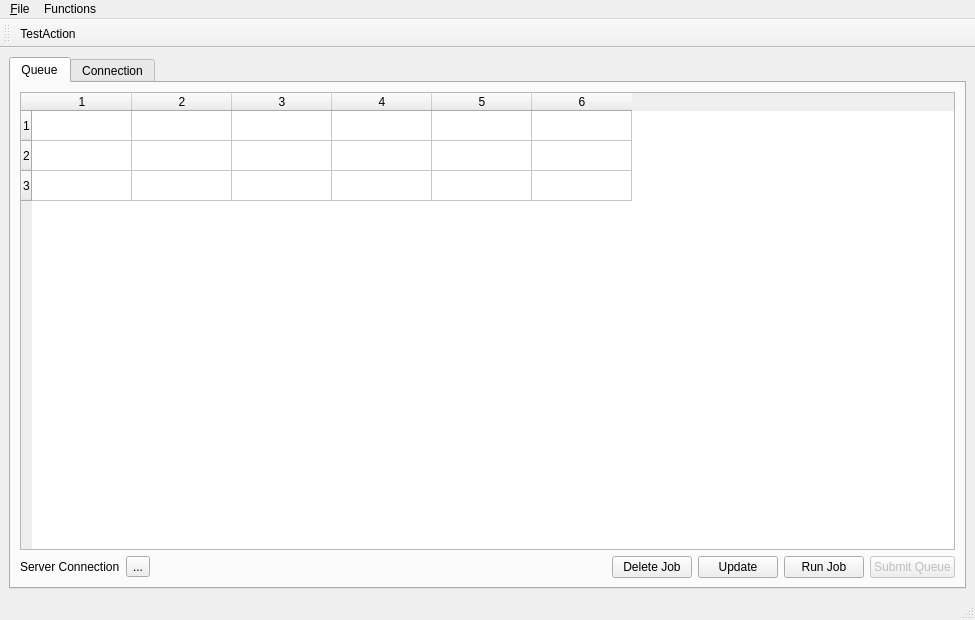
<?xml version="1.0" encoding="UTF-8"?>
<ui version="4.0">
 <class>MainWindow</class>
 <widget class="QMainWindow" name="MainWindow">
  <property name="geometry">
   <rect>
    <x>0</x>
    <y>0</y>
    <width>975</width>
    <height>620</height>
   </rect>
  </property>
  <property name="cursor">
   <cursorShape>ArrowCursor</cursorShape>
  </property>
  <property name="windowTitle">
   <string>DaQueue Administration</string>
  </property>
  <property name="windowIcon">
   <iconset>
    <normaloff>images/Retro Question Block.png</normaloff>images/Retro Question Block.png</iconset>
  </property>
  <property name="unifiedTitleAndToolBarOnMac">
   <bool>false</bool>
  </property>
  <widget class="QWidget" name="centralWidget">
   <layout class="QVBoxLayout" name="verticalLayout_4">
    <item>
     <widget class="QTabWidget" name="tabWidget">
      <property name="enabled">
       <bool>true</bool>
      </property>
      <property name="currentIndex">
       <number>0</number>
      </property>
      <widget class="QWidget" name="tab">
       <attribute name="title">
        <string>Queue</string>
       </attribute>
       <layout class="QGridLayout" name="gridLayout">
        <item row="0" column="0">
         <widget class="QSplitter" name="splitter">
          <property name="orientation">
           <enum>Qt::Vertical</enum>
          </property>
          <widget class="QWidget" name="layoutWidget">
           <layout class="QVBoxLayout" name="verticalLayout_2">
            <item>
             <widget class="CustomTable" name="taskTable">
              <property name="sizePolicy">
               <sizepolicy hsizetype="Expanding" vsizetype="MinimumExpanding">
                <horstretch>0</horstretch>
                <verstretch>0</verstretch>
               </sizepolicy>
              </property>
              <property name="contextMenuPolicy">
               <enum>Qt::DefaultContextMenu</enum>
              </property>
              <property name="editTriggers">
               <set>QAbstractItemView::AnyKeyPressed|QAbstractItemView::DoubleClicked|QAbstractItemView::EditKeyPressed</set>
              </property>
              <property name="gridStyle">
               <enum>Qt::SolidLine</enum>
              </property>
              <property name="rowCount">
               <number>3</number>
              </property>
              <property name="columnCount">
               <number>6</number>
              </property>
              <row/>
              <row/>
              <row/>
              <column/>
              <column/>
              <column/>
              <column/>
              <column/>
              <column/>
             </widget>
            </item>
            <item>
             <layout class="QHBoxLayout" name="horizontalLayout_2">
              <item>
               <widget class="QLabel" name="label_3">
                <property name="text">
                 <string>Server Connection</string>
                </property>
               </widget>
              </item>
              <item>
               <widget class="QToolButton" name="serverStatusBtn">
                <property name="text">
                 <string>...</string>
                </property>
               </widget>
              </item>
              <item>
               <spacer name="horizontalSpacer">
                <property name="orientation">
                 <enum>Qt::Horizontal</enum>
                </property>
                <property name="sizeHint" stdset="0">
                 <size>
                  <width>40</width>
                  <height>20</height>
                 </size>
                </property>
               </spacer>
              </item>
              <item>
               <widget class="QPushButton" name="deleteQueueRowBtn">
                <property name="maximumSize">
                 <size>
                  <width>100</width>
                  <height>16777215</height>
                 </size>
                </property>
                <property name="text">
                 <string>Delete Job</string>
                </property>
               </widget>
              </item>
              <item>
               <widget class="QPushButton" name="updateQueueBtn">
                <property name="maximumSize">
                 <size>
                  <width>100</width>
                  <height>16777215</height>
                 </size>
                </property>
                <property name="text">
                 <string>Update</string>
                </property>
               </widget>
              </item>
              <item>
               <widget class="QPushButton" name="runJobBtn">
                <property name="text">
                 <string>Run Job</string>
                </property>
               </widget>
              </item>
              <item>
               <widget class="QPushButton" name="submitQueueBtn">
                <property name="enabled">
                 <bool>false</bool>
                </property>
                <property name="maximumSize">
                 <size>
                  <width>100</width>
                  <height>16777215</height>
                 </size>
                </property>
                <property name="text">
                 <string>Submit Queue</string>
                </property>
               </widget>
              </item>
             </layout>
            </item>
           </layout>
          </widget>
         </widget>
        </item>
       </layout>
      </widget>
      <widget class="QWidget" name="tab_2">
       <attribute name="title">
        <string>Connection</string>
       </attribute>
       <layout class="QVBoxLayout" name="verticalLayout_3">
        <item>
         <layout class="QVBoxLayout" name="verticalLayout">
          <item>
           <layout class="QHBoxLayout" name="horizontalLayout">
            <item>
             <widget class="QCheckBox" name="editServerCB">
              <property name="enabled">
               <bool>false</bool>
              </property>
              <property name="text">
               <string>Edit Server Settings</string>
              </property>
             </widget>
            </item>
            <item>
             <widget class="Line" name="line">
              <property name="orientation">
               <enum>Qt::Vertical</enum>
              </property>
             </widget>
            </item>
            <item>
             <spacer name="horizontalSpacer_2">
              <property name="orientation">
               <enum>Qt::Horizontal</enum>
              </property>
              <property name="sizeHint" stdset="0">
               <size>
                <width>40</width>
                <height>20</height>
               </size>
              </property>
             </spacer>
            </item>
           </layout>
          </item>
          <item>
           <layout class="QHBoxLayout" name="horizontalLayout_3">
            <item>
             <widget class="QLabel" name="label">
              <property name="enabled">
               <bool>false</bool>
              </property>
              <property name="text">
               <string>Server Address:</string>
              </property>
             </widget>
            </item>
            <item>
             <widget class="QLineEdit" name="serverAddressLE">
              <property name="enabled">
               <bool>false</bool>
              </property>
              <property name="toolTip">
               <string>Address of the CouchDB server used to store queue jobs.</string>
              </property>
              <property name="inputMask">
               <string>999.999.999.999; </string>
              </property>
              <property name="text">
               <string>127.0.0.1</string>
              </property>
             </widget>
            </item>
            <item>
             <widget class="QLabel" name="label_2">
              <property name="enabled">
               <bool>false</bool>
              </property>
              <property name="text">
               <string>Port:</string>
              </property>
             </widget>
            </item>
            <item>
             <widget class="QSpinBox" name="portSB">
              <property name="enabled">
               <bool>false</bool>
              </property>
              <property name="maximum">
               <number>20000</number>
              </property>
              <property name="value">
               <number>5984</number>
              </property>
             </widget>
            </item>
            <item>
             <widget class="QPushButton" name="resetServerBtn">
              <property name="enabled">
               <bool>false</bool>
              </property>
              <property name="text">
               <string>Reset Server</string>
              </property>
             </widget>
            </item>
           </layout>
          </item>
          <item>
           <spacer name="verticalSpacer">
            <property name="orientation">
             <enum>Qt::Vertical</enum>
            </property>
            <property name="sizeHint" stdset="0">
             <size>
              <width>20</width>
              <height>78</height>
             </size>
            </property>
           </spacer>
          </item>
         </layout>
        </item>
       </layout>
      </widget>
     </widget>
    </item>
   </layout>
  </widget>
  <widget class="QMenuBar" name="menuBar">
   <property name="geometry">
    <rect>
     <x>0</x>
     <y>0</y>
     <width>975</width>
     <height>25</height>
    </rect>
   </property>
   <widget class="QMenu" name="menu_File">
    <property name="title">
     <string>&amp;File</string>
    </property>
    <addaction name="actionExit"/>
   </widget>
   <widget class="QMenu" name="menuFunctions">
    <property name="title">
     <string>Functions</string>
    </property>
    <addaction name="actionUpdate_Queue"/>
    <addaction name="actionDelete_Job"/>
    <addaction name="actionAdd_Row"/>
    <addaction name="actionAdd_Multiple_Rows"/>
    <addaction name="actionAdd_Entire_Data_Folder"/>
    <addaction name="actionFill_Column_with_Current_Value"/>
    <addaction name="separator"/>
    <addaction name="actionSubmit_Queue"/>
    <addaction name="separator"/>
    <addaction name="actionSubmit_Job"/>
   </widget>
   <addaction name="menu_File"/>
   <addaction name="menuFunctions"/>
  </widget>
  <widget class="QToolBar" name="toolBar">
   <property name="windowTitle">
    <string>toolBar</string>
   </property>
   <attribute name="toolBarArea">
    <enum>TopToolBarArea</enum>
   </attribute>
   <attribute name="toolBarBreak">
    <bool>false</bool>
   </attribute>
   <addaction name="actionTestAction"/>
  </widget>
  <widget class="QStatusBar" name="statusBar"/>
  <action name="actionTestAction">
   <property name="icon">
    <iconset>
     <normaloff>images/applications.png</normaloff>images/applications.png</iconset>
   </property>
   <property name="text">
    <string>TestAction</string>
   </property>
   <property name="iconVisibleInMenu">
    <bool>true</bool>
   </property>
  </action>
  <action name="actionAdd_Row">
   <property name="enabled">
    <bool>false</bool>
   </property>
   <property name="icon">
    <iconset>
     <normaloff>images/add.png</normaloff>images/add.png</iconset>
   </property>
   <property name="text">
    <string>Add Row</string>
   </property>
  </action>
  <action name="actionFill_Column_with_Current_Value">
   <property name="enabled">
    <bool>false</bool>
   </property>
   <property name="icon">
    <iconset>
     <normaloff>images/action_down.png</normaloff>images/action_down.png</iconset>
   </property>
   <property name="text">
    <string>Fill Column with Current Value</string>
   </property>
  </action>
  <action name="actionExit">
   <property name="text">
    <string>Exit</string>
   </property>
  </action>
  <action name="actionUpdate_Queue">
   <property name="enabled">
    <bool>true</bool>
   </property>
   <property name="text">
    <string>Update Queue</string>
   </property>
  </action>
  <action name="actionSubmit_Queue">
   <property name="enabled">
    <bool>false</bool>
   </property>
   <property name="text">
    <string>Submit Queue</string>
   </property>
  </action>
  <action name="actionDelete_Job">
   <property name="text">
    <string>Delete Job</string>
   </property>
  </action>
  <action name="actionAdd_Multiple_Rows">
   <property name="enabled">
    <bool>false</bool>
   </property>
   <property name="text">
    <string>Add Multiple Rows</string>
   </property>
  </action>
  <action name="actionSubmit_Job">
   <property name="enabled">
    <bool>false</bool>
   </property>
   <property name="text">
    <string>Submit Job</string>
   </property>
  </action>
  <action name="actionAdd_Entire_Data_Folder">
   <property name="enabled">
    <bool>false</bool>
   </property>
   <property name="text">
    <string>Add Entire Data Folder</string>
   </property>
  </action>
 </widget>
 <customwidgets>
  <customwidget>
   <class>CustomTable</class>
   <extends>QTableWidget</extends>
   <header>tableClass</header>
  </customwidget>
 </customwidgets>
 <resources/>
 <connections/>
</ui>
